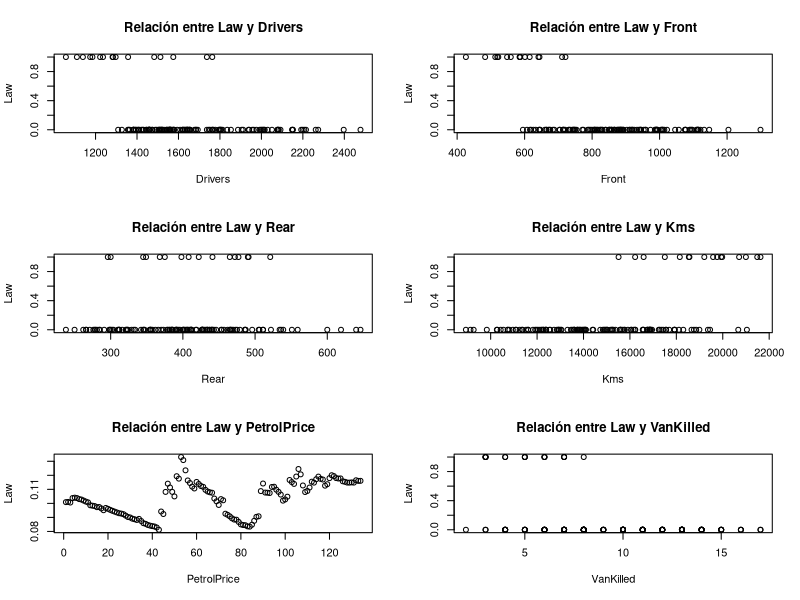
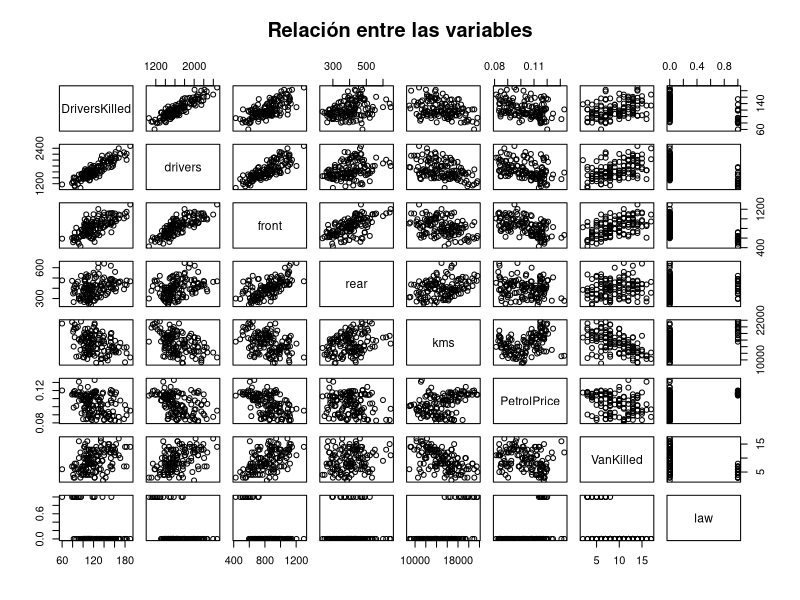
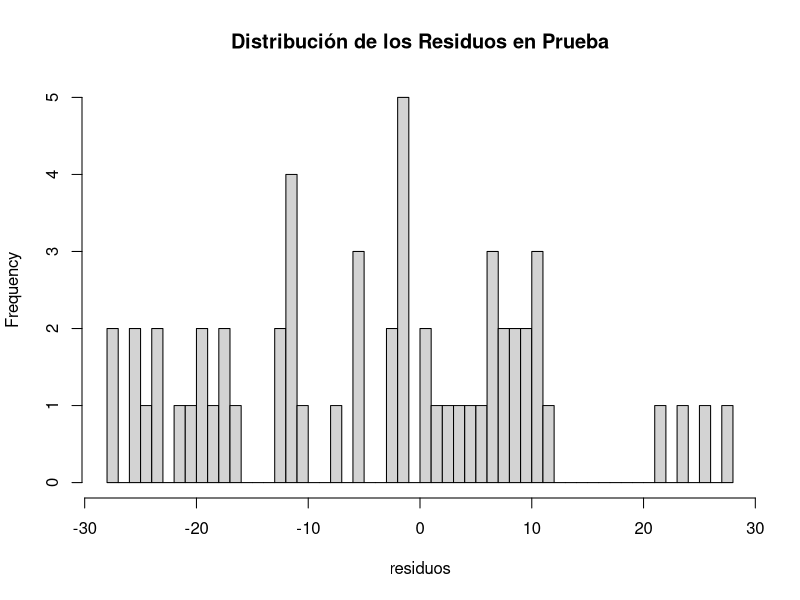
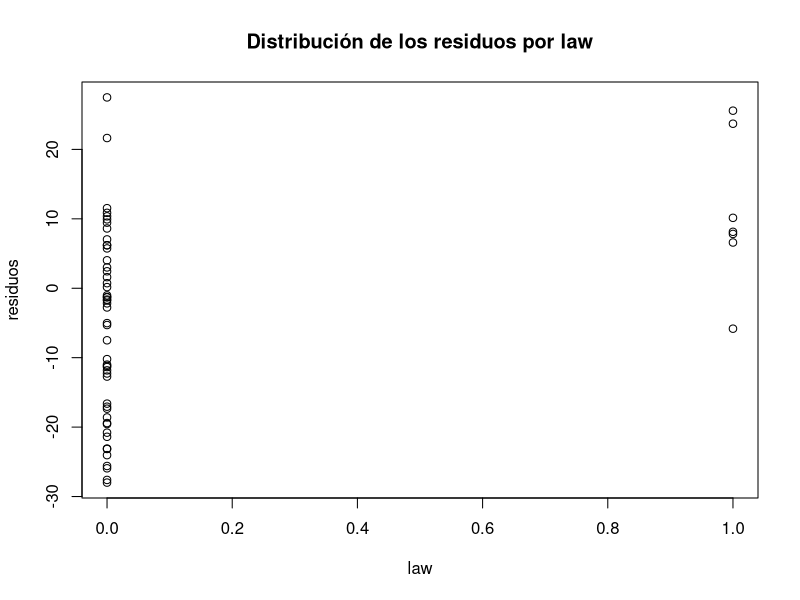

These figures' R source, in order:
## ---- chunk 1

#Librerías utilizadas
library(caTools)
#SVM lineal
library(e1071)

#Dataset Seatbelts incluido en R
datos <- data.frame(Seatbelts)
#datos <- datos[, c(1:8)]

#La estructura del conjunto de datos:
str(datos)

#Dividir el conjunto de datos en uno de entrenamiento y otro de pruebas:
set.seed(5768)
splt <- sample.split(datos$law, SplitRatio = 0.7)
datos.entrenamiento <- datos[splt, ]
datos.prueba <- datos[!splt, ]

## ---- chunk 2

summary(datos.entrenamiento)

summary(datos.prueba)

## ---- chunk 3

datos.TamanoInicial=nrow(datos.prueba)

datos.prueba <- datos.prueba[datos.prueba$kms >= 8933,]
summary(datos.entrenamiento)
summary(datos.prueba)

## ---- chunk 4
paste("En total, se eliminaron ", datos.TamanoInicial-nrow(datos.prueba), " observaciones.")
## ---- chunk 5

par(mfrow = c(3,2)) #crear una cuadrícula de 3 columnas y 2 hileras para ver seis gráficos.
plot(x = datos.entrenamiento$drivers, y = datos.entrenamiento$law, main = 'Relación entre Law y Drivers', ylab="Law" ,xlab="Drivers") 

plot(x = datos.entrenamiento$front, y = datos.entrenamiento$law, main = 'Relación entre Law y Front', ylab="Law" ,xlab="Front") 

plot(x = datos.entrenamiento$rear, y = datos.entrenamiento$law, main = 'Relación entre Law y Rear', ylab="Law" ,xlab="Rear") 

plot(x = datos.entrenamiento$kms, y = datos.entrenamiento$law, main = 'Relación entre Law y Kms', ylab="Law" ,xlab="Kms") 

plot(x = datos.entrenamiento$PetrolPrice, y = datos.entrenamiento$Law, main = 'Relación entre Law y PetrolPrice', ylab="Law" ,xlab="PetrolPrice")

plot(x = datos.entrenamiento$VanKilled, y = datos.entrenamiento$law, main = 'Relación entre Law y VanKilled', ylab="Law" ,xlab="VanKilled")


## ---- chunk 6
par(mfrow = c(1,1)) #volver a solo un gráfico por visualización.
pairs(datos.entrenamiento[!is.na(datos$law), c(1:8)], main = 'Relación entre las variables')

## ---- chunk 7
cor(datos.entrenamiento[!is.na(datos.entrenamiento$law), c(1:8)])
## ---- chunk 8
cor(datos.entrenamiento[!is.na(datos.entrenamiento$law), c(1:8)])
## ---- chunk 9
reg.Law <- svm(law  ~ . , data = datos.entrenamiento, kernel='linear',cross=2, scale=FALSE)
summary(reg.Law)
## ---- chunk 10
datos.prueba$Prediccion <- predict(reg.Law , newdata = datos.prueba)
## ---- chunk 11
hist(datos.prueba$law - datos.prueba$Prediccion,
breaks = 50,
main = 'Distribución de los Residuos en Prueba',
xlab = 'residuos')

plot(y = datos.prueba$law - datos.prueba$Prediccion,
     x = datos.prueba$law,
     main = 'Distribución de los residuos por law',
     xlab = 'law',
     ylab = 'residuos')
